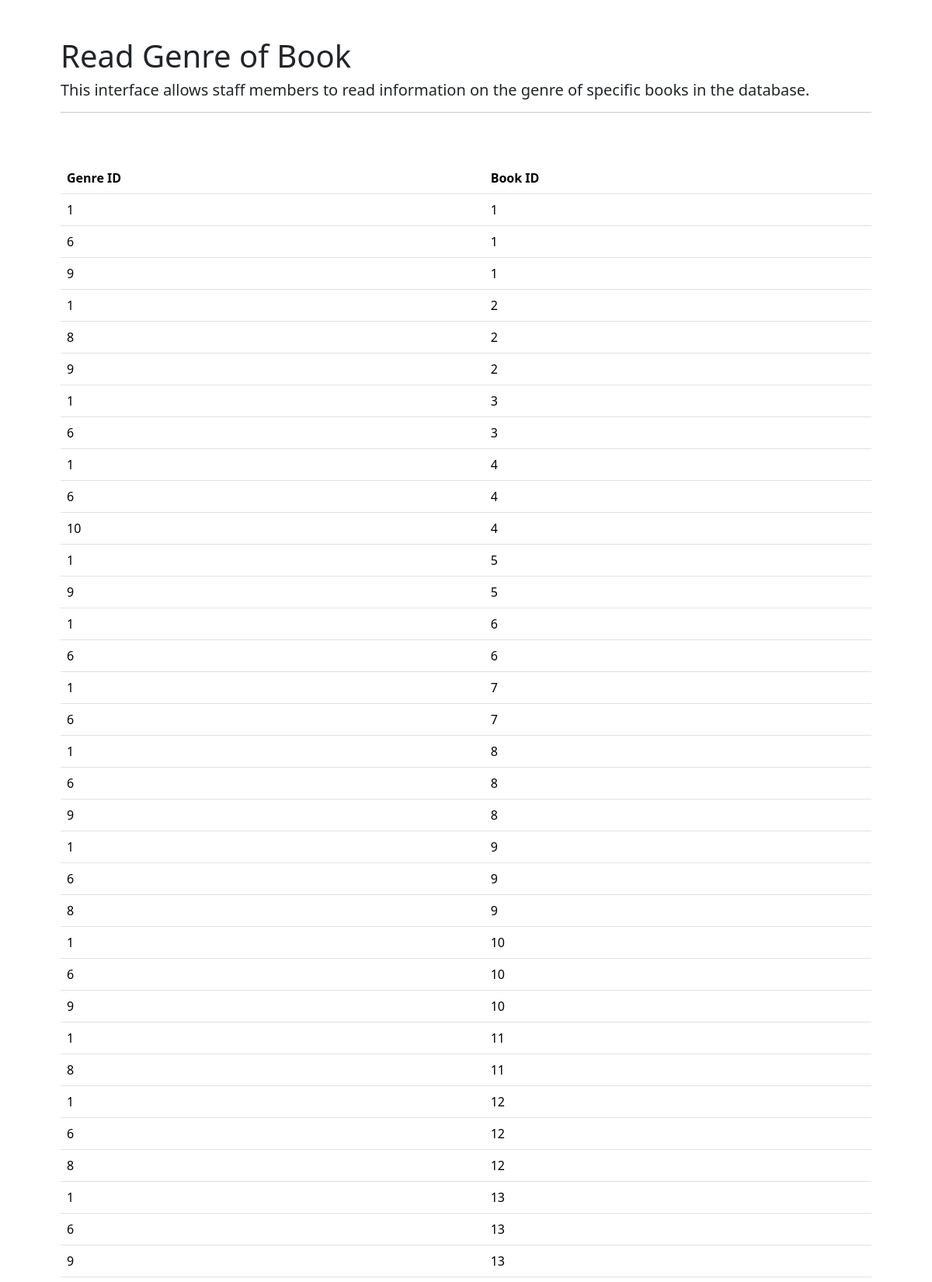
The page /final_project/read/reads_book_genre.php (upper part) on the database its author committed.
### tables this page shows
CREATE TABLE book_genre (
  fk_genre_id INT NOT NULL,
  fk_book_id INT NOT NULL,
  PRIMARY KEY (fk_genre_id, fk_book_id),
  FOREIGN KEY (fk_book_id)
      REFERENCES `book`(book_id),
  FOREIGN KEY (fk_genre_id)
      REFERENCES genre(genre_id)
);

### final_project/read/reads_book_genre.php (the view, shortened to what this page needs)
<?php
require_once '../connect.php';
$q1 = "SELECT * FROM book_genre";
$stmt = $conn->prepare($q1);
$stmt->execute($i);
?>
<!DOCTYPE HTML>
<html>
    <head>
         <link href="https://cdn.jsdelivr.net/npm/bootstrap@5.3.8/dist/css/bootstrap.min.css" rel="stylesheet">
    </head>
    <body>
    <div class="container p-5">
        <h1>Read Genre of Book</h1>
        <h5>This interface allows staff members to read information on the genre of specific books in the database.</h5>
        <hr/>
        <br><br>
        <table class="table">
                <thead>
                    <tr>
                    <th>Genre ID</th>
                    <th>Book ID</th>
                    </tr>
                </thead>
                <tbody>
                <?php
                    while($book_genre = $stmt->fetch(PDO::FETCH_ASSOC)) { ?>
                    <tr>
                        <td><?php echo $book_genre["fk_genre_id"];?></td>
                        <td><?php echo $book_genre["fk_book_id"];?></td>
                    </tr>
                <?php
                    } ?>
                </tbody>
                </table>
    </div>
    </body>
</html>

### rows shown on the page
book_genre: fk_genre "1", fk_book "1"
book_genre: fk_genre "6", fk_book "1"
book_genre: fk_genre "9", fk_book "1"
book_genre: fk_genre "1", fk_book "2"
book_genre: fk_genre "8", fk_book "2"
book_genre: fk_genre "9", fk_book "2"
book_genre: fk_genre "1", fk_book "3"
book_genre: fk_genre "6", fk_book "3"
book_genre: fk_genre "1", fk_book "4"
book_genre: fk_genre "6", fk_book "4"
book_genre: fk_genre "10", fk_book "4"
book_genre: fk_genre "1", fk_book "5"
book_genre: fk_genre "9", fk_book "5"
book_genre: fk_genre "1", fk_book "6"
book_genre: fk_genre "6", fk_book "6"
book_genre: fk_genre "1", fk_book "7"
book_genre: fk_genre "6", fk_book "7"
book_genre: fk_genre "1", fk_book "8"
book_genre: fk_genre "6", fk_book "8"
book_genre: fk_genre "9", fk_book "8"
book_genre: fk_genre "1", fk_book "9"
book_genre: fk_genre "6", fk_book "9"
book_genre: fk_genre "8", fk_book "9"
book_genre: fk_genre "1", fk_book "10"
book_genre: fk_genre "6", fk_book "10"
book_genre: fk_genre "9", fk_book "10"
book_genre: fk_genre "1", fk_book "11"
book_genre: fk_genre "8", fk_book "11"
book_genre: fk_genre "1", fk_book "12"
book_genre: fk_genre "6", fk_book "12"
book_genre: fk_genre "8", fk_book "12"
book_genre: fk_genre "1", fk_book "13"
book_genre: fk_genre "6", fk_book "13"
book_genre: fk_genre "9", fk_book "13"
